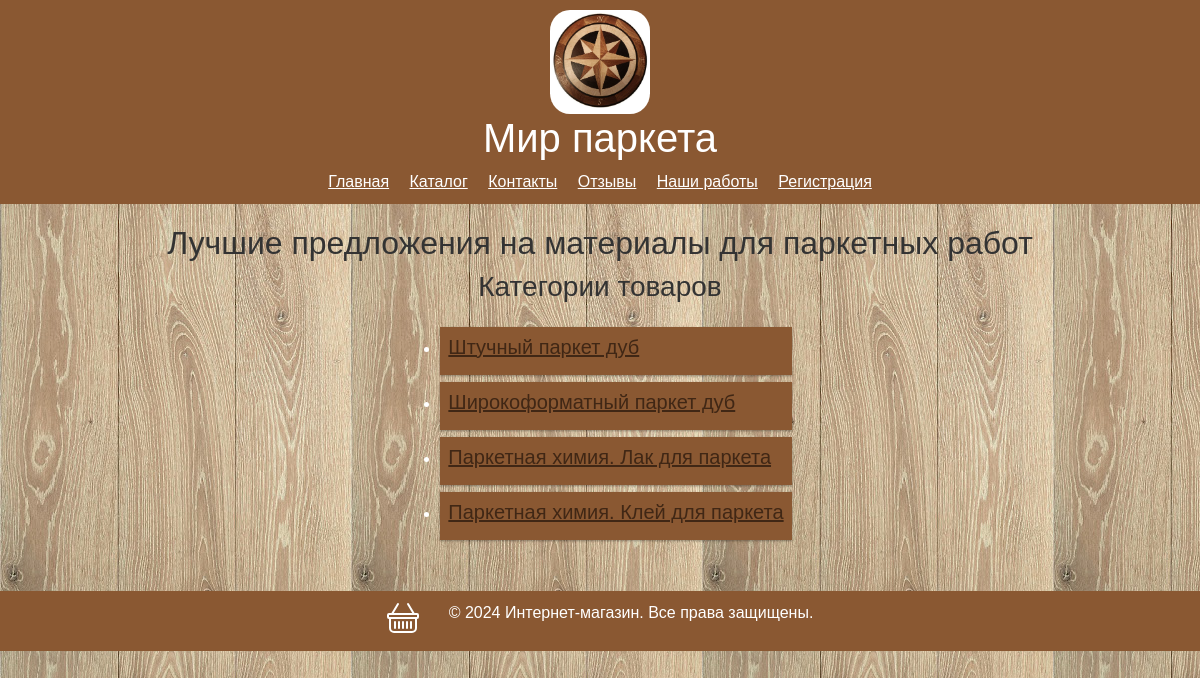
The app's page /, older data.
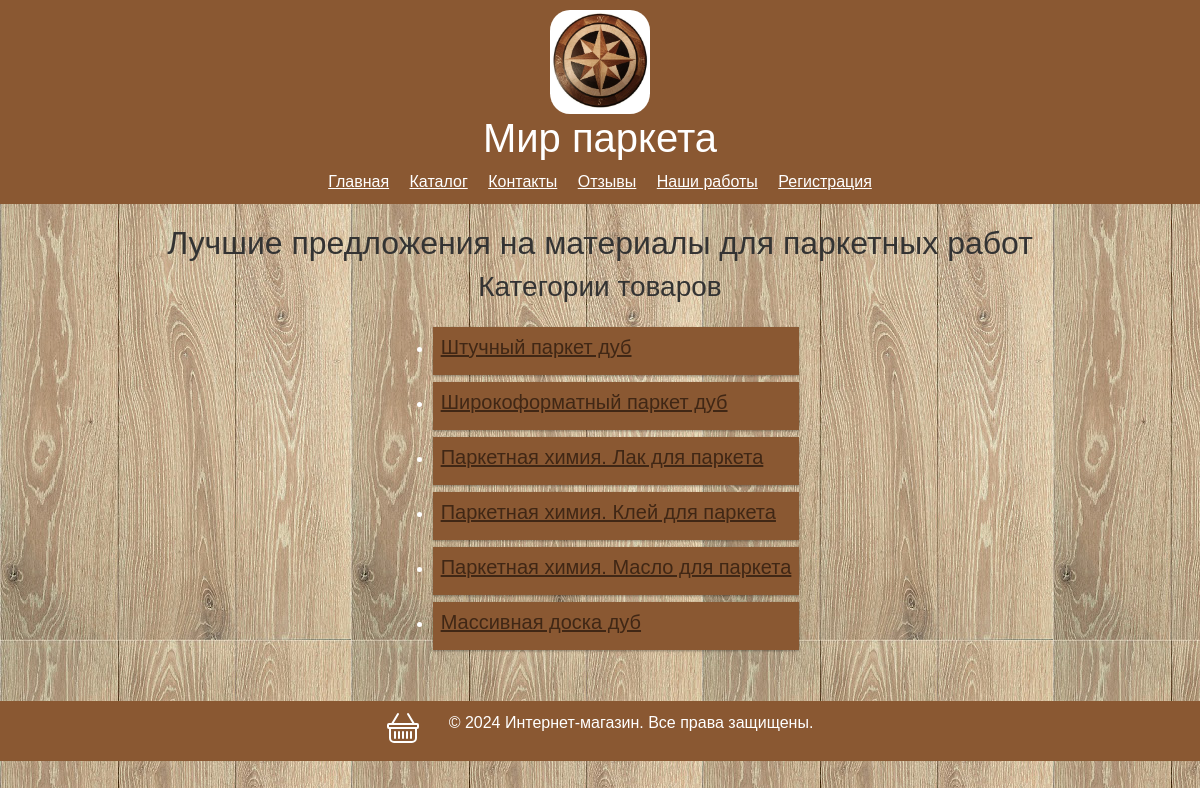
The same page, newer data.
### catalog/models.py (models this page shows, shortened)
class Category(models.Model):
    name = models.CharField(max_length=100, unique=True) # Название категории

### catalog/views.py (the view)
# urls.py: path('', home, name='home'), # Главная страница
def home(request):
    categories = Category.objects.all()
    return render(request, 'catalog/home.html', {'categories': categories})

### templates/catalog/home.html (shortened to what this page needs)
{% extends 'base.html' %}
{% block content %}
    <h2>Лучшие предложения на материалы для паркетных работ</h2>
    <h3>Категории товаров</h3>
    <div class="row">
        <div class="col-3 col-s-3 menu">
            <ul>
                {% for category in categories %}
                <li><h5>
                    <a href="/category/{{ category.name|urlencode }}/">{{ category.name }}</a>
                    </h5>
                </li>
                {% endfor %}
            </ul>
        </div>
    </div>
{% endblock %}

Row changes from the older to the newer data that the page shows:
added Category: name "Паркетная химия. Масло для паркета"
added Category: name "Массивная доска дуб"
